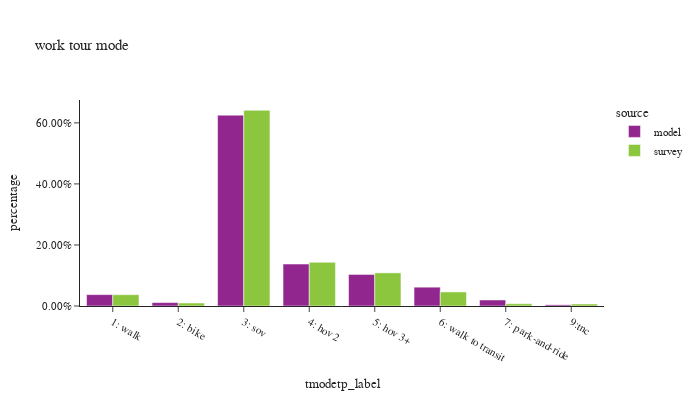

Here is the notebook cell this chart was saved with:
### Code cell
df_plot = wk_tour.groupby(['source','tmodetp_label'])['toexpfac'].sum().reset_index()
df_plot['percentage'] = df_plot.groupby(['source'], group_keys=False)['toexpfac']. \
    apply(lambda x: x / float(x.sum()))
df_plot['source'] = df_plot['source'].astype(pd.CategoricalDtype(['model', 'survey']))

df_plot_ct = wk_tour.groupby(['source','tmodetp_label'])['toexpfac'].count().reset_index(). \
    rename(columns={'toexpfac':'sample count'})
df_plot = df_plot.merge(df_plot_ct, on=['source','tmodetp_label'])

fig = px.bar(df_plot.sort_values(by=['source']), x="tmodetp_label", y="percentage", color="source",
             barmode="group",hover_data=['sample count'],title="work tour mode")
fig.update_layout(height=400, width=700, font=dict(size=11),
                  xaxis = dict(dtick = 1, categoryorder='category ascending'),
                  yaxis=dict(tickformat=".2%"))
fig.show()

### Figure 1 — Plotly figure (JSON) as saved in the notebook; plotly's stock layout.template omitted (floating-point values rounded to 4 significant figures)
{"data": [{"alignmentgroup": "True", "customdata": [[5827], [1756], [97703], [21475], [16152], [9639], [3082], [603]], "hovertemplate": "source=model<br>tmodetp_label=%{x}<br>percentage=%{y}<br>sample count=%{customdata[0]}<extra></extra>", "legendgroup": "model", "marker": {"color": "#91268F", "pattern": {"shape": ""}}, "name": "model", "offsetgroup": "model", "orientation": "v", "showlegend": true, "textposition": "auto", "type": "bar", "x": ["1: walk", "2: bike", "3: sov", "4: hov 2", "5: hov 3+", "6: walk to transit", "7: park-and-ride", "9:tnc"], "xaxis": "x", "y": [0.0373, 0.01124, 0.6254, 0.1375, 0.1034, 0.06169, 0.01973, 0.00386], "yaxis": "y"}, {"alignmentgroup": "True", "customdata": [[225], [121], [1345], [256], [98], [365], [25], [17]], "hovertemplate": "source=survey<br>tmodetp_label=%{x}<br>percentage=%{y}<br>sample count=%{customdata[0]}<extra></extra>", "legendgroup": "survey", "marker": {"color": "#8CC63E", "pattern": {"shape": ""}}, "name": "survey", "offsetgroup": "survey", "orientation": "v", "showlegend": true, "textposition": "auto", "type": "bar", "x": ["1: walk", "2: bike", "3: sov", "4: hov 2", "5: hov 3+", "6: walk to transit", "7: park-and-ride", "9:tnc"], "xaxis": "x", "y": [0.0371, 0.009783, 0.6412, 0.1432, 0.1086, 0.04604, 0.007495, 0.006588], "yaxis": "y"}], "layout": {"barmode": "group", "font": {"size": 11}, "height": 400, "legend": {"title": {"text": "source"}, "tracegroupgap": 0}, "title": {"text": "work tour mode"}, "width": 700, "xaxis": {"anchor": "y", "categoryorder": "category ascending", "domain": [0.0, 1.0], "dtick": 1, "title": {"text": "tmodetp_label"}}, "yaxis": {"anchor": "x", "domain": [0.0, 1.0], "tickformat": ".2%", "title": {"text": "percentage"}}}}
